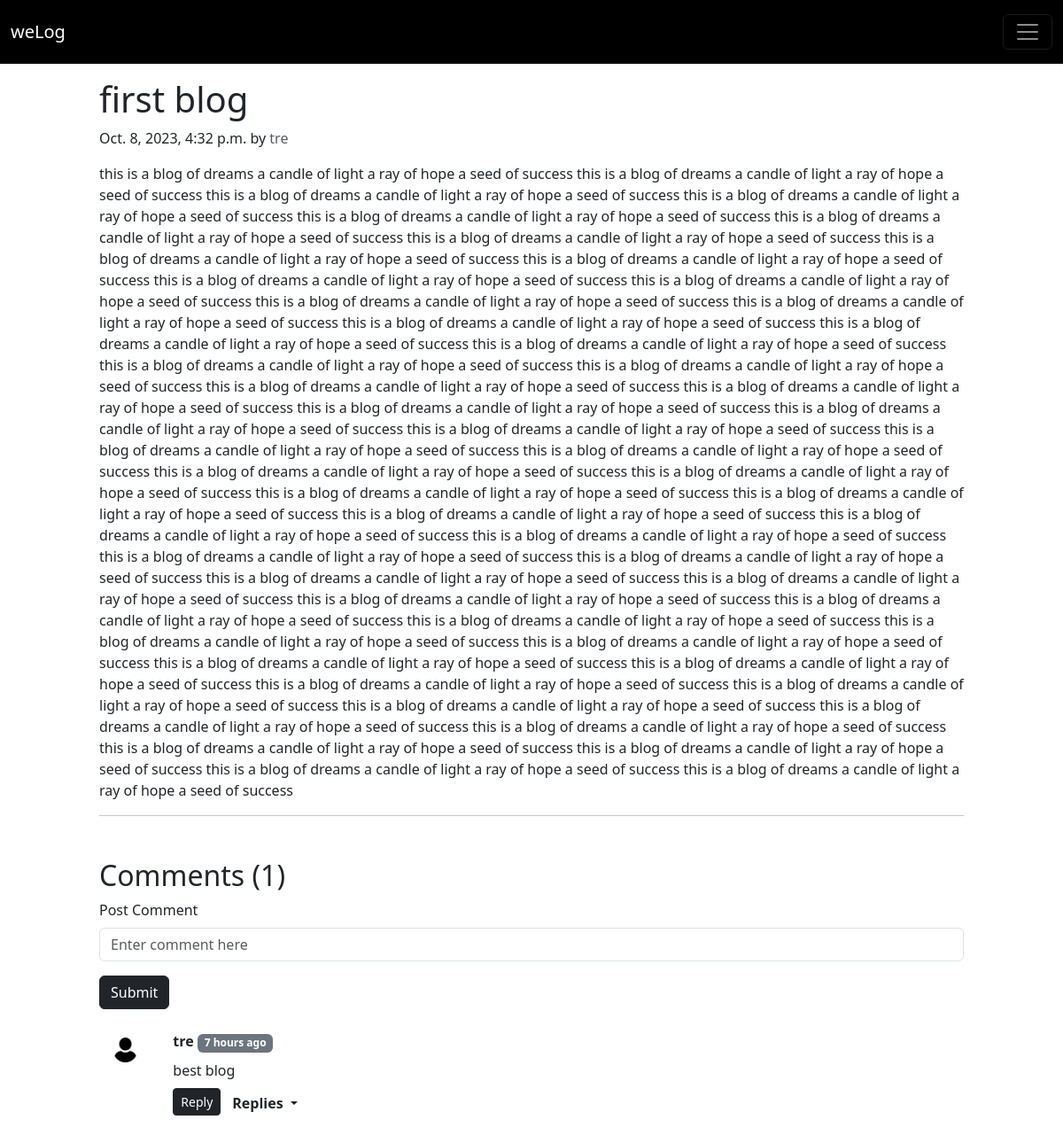
The page /blog/tre-first-blog (signed in) on the database its author committed.
### blog/models.py (models this page shows, shortened)
class Post(models.Model):
    sno = models.AutoField(primary_key=True)
    title = models.CharField(max_length=255)
    content = models.TextField()
    description = models.TextField(null=True, blank=True)
    user = models.ForeignKey(User, on_delete=models.CASCADE)
    slug = models.SlugField(unique=True, null=False)
    timeStamp = models.DateTimeField(default=now, blank=True)
    avatar = models.ImageField(upload_to=post_directory_path, null=True, blank=True)

class BlogComment(models.Model):
    sno = models.AutoField(primary_key=True)
    comment = models.TextField()
    user = models.ForeignKey(User, on_delete=models.CASCADE)
    post = models.ForeignKey(Post, on_delete=models.CASCADE)
    parent = models.ForeignKey('self', on_delete=models.CASCADE, null=True)
    timestamp = models.DateTimeField(default=now)
    def __str__(self):
        return self.comment[0:15] + "..." + " by " + self.user.username

### blog/views.py (the view)
# urls.py: path('<slug:slug>', views.blogPost, name = "blogPost"),
def blogPost(request, slug):
    try:
        post = Post.objects.get(slug = slug)
        comments = BlogComment.objects.filter(post = post, parent = None)
        replies = BlogComment.objects.filter(post = post).exclude(parent = None)
        replyDict = {}
        for reply in replies:
            parent = reply.parent.sno
            if parent not in replyDict:
                replyDict[parent] = []
            replyDict[parent].append(reply)
        print(replyDict)
        context = {'post' : post, 'comments' : comments, 'replyDict' : replyDict}
        return render(request, "blog/blogPost.html", context)
    except ObjectDoesNotExist:
        messages.error(request, "No such blog exists")
        allPosts = Post.objects.all()
        context = {'allPosts' : allPosts}
        return render(request, "blog/blogHome.html", context)

### blog/templatetags/extras.py (called while the page is built)
@register.filter(name='get_val')
def get_val(dict, key):
    return dict.get(key)

### templates/blog/blogPost.html (shortened to what this page needs)
{% extends "base.html" %}
{% block body %}
{% load humanize %}
{% load extras %}
<div class="container-fluid my-3 mb-5" style="max-width: 1000px;">
    <h1 class="blog-post-title">{{post.title}}</h1>
    <p class="blog-post-meta">{{post.timeStamp}} by <a class="link-opacity-75 link-underline-opacity-0 link-underline-opacity-100-hover link-dark link-opacity-100-hover" href={% url 'authorProfile' post.user.username %}>{{post.user.username}}</a></p>
    <p class="text-break" >{{post.content|safe}}</p>
    <hr>
</div>
<div class="container-fluid" style="max-width: 1000px;">
    <h2>Comments ({{comments.count}})</h2>
    <div class="my-2">
        {% if user.is_authenticated %}
        <form method="POST" action="{% url 'postComment' %}">
            <div class="mb-3">
                <label for="comment" class="form-label">Post Comment</label>
                <input type="text" class="form-control" name="comment" id="comment" placeholder="Enter comment here"
                    pattern=".*\S.*" trim required>
            </div>
            <button type="submit" class="btn btn-dark">Submit</button>
        </form>
        {% else %}
        <p>Please login to comment</p>
        {% endif %}
    </div>
    {% for comment in comments %}
    <div class="row my-3">
        <div class="col-md-1">
            <img class="rounded mx-auto d-block w-100 p-3" src="/static/img/user.png" alt = "user">
        </div>
        <div class="col-md-11 pt-2">
            <b>{{comment.user.username}}</b> <span class="badge bg-secondary">{{comment.timestamp|naturaltime}}</span>
            <div class="my-2 text-break">{{comment.comment}}</div>
            <div class="reply mx-0">
                <p class="d-inline-flex gap-1">
                    {% if user.is_authenticated %}
                    <button class="btn btn-dark btn-sm mb-1" type="button" data-bs-toggle="collapse"
                    data-bs-target="#replyBox{{comment.sno}}" aria-expanded="false" aria-controls="replyBox{{comment.sno}}">
                    Reply
                    </button>
                    {% endif %}
                    {% if comment.sno in replyDict %}
                    <button class="btn btn-link btn-sm text-decoration-none text-dark fw-bold fs-6 dropdown-toggle" type="button" data-bs-toggle="collapse"
                        data-bs-target="#replies{{comment.sno}}" aria-expanded="false" aria-controls="replies{{comment.sno}}">
                         Replies
                    </button>
                    {% endif %}
                </p>
            </div>
        </div>
    </div>
    {% endfor %}
</div>
{% endblock body %}

### rows shown on the page
Post: title "first blog", timeStamp "Oct. 8, 2023, 4:32 p.m.", user.username "tre", content "this is a blog of dreams a candle of light a ray of hope a seed of success this is a blog of dreams a candle of light a ray of hope a seed of success this is a blog of dreams a candle of light a ray of hope a seed of success this is a blog of dreams a candle of light a ray of hope a seed of success this is a blog of dreams a candle of light a ray of hope a seed of success this is a blog of dreams a candle of light a ray of hope a seed of success this is a blog of dreams a candle of light a ray of hope a seed of success this is a blog of dreams a candle of light a ray of hope a seed of success this is a blog of dreams a candle of light a ray of hope a seed of success this is a blog of dreams…"
BlogComment: user.username "tre", timestamp "7 hours ago", comment "best blog"

### other values the page prints
{{ comments.count }} "1"
